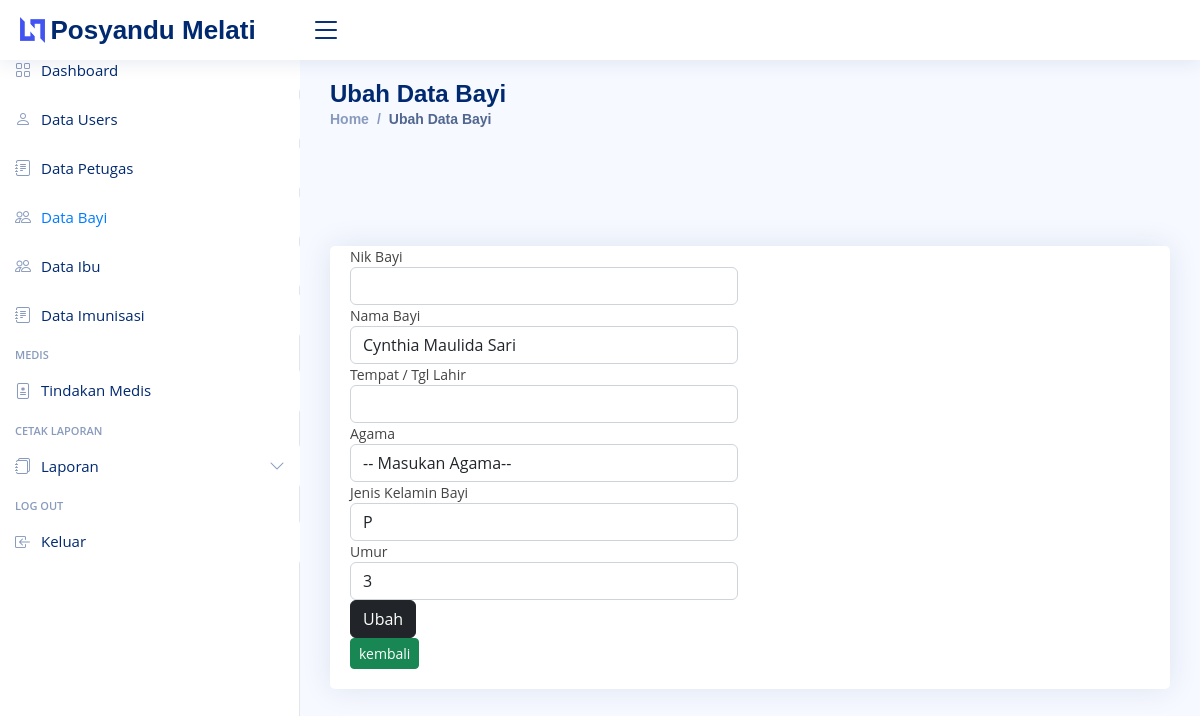
The page /admin/bayi/ubah/2 on the database its author committed.
### tables this page shows
CREATE TABLE `bayi` (
  `id_bayi` int(11) NOT NULL,
  `nama_bayi` varchar(50) NOT NULL,
  `jk_bayi` enum('L','P') NOT NULL,
  `umur_bayi` int(11) NOT NULL
);

### application/controllers/admin/bayi.php (called while the page is built, shortened)
<?php
class bayi extends CI_Controller {
	public function __construct()
	{
		$this->load->model('bayi_m');
		$this->load->library('form_validation');
	}
	public function ubah($id)
	{
		$data['title'] = 'Ubah Data Bayi';
		$where = ['id_bayi' => $id];
		$data['bayi'] = $this->bayi_m->get_where('bayi', $where)->row_array();
		$this->form_validation->set_rules('nik', 'Nik bayi', 'required|trim');
		$this->form_validation->set_rules('nama', 'Nama bayi', 'required|trim');
		$this->form_validation->set_rules('ttl', 'ttl', 'required|trim');
		$this->form_validation->set_rules('agama', 'agama', 'required|trim');
		$this->form_validation->set_rules('jk', 'Kelamin bayi', 'required|trim');
		$this->form_validation->set_rules('umur', 'Umur bayi', 'required|trim');
			if($this->form_validation->run() == FALSE) {
				$this->load->view('layout/header', $data);
				$this->load->view('layout/sidebar');
				$this->load->view('admin/bayi/ubah', $data);
				$this->load->view('layout/footer');
			}
	}
}

### index.php (called while the page is built, shortened)
<?php
require_once BASEPATH.'core/CodeIgniter.php';

### application/models/bayi_m.php (called while the page is built, shortened)
<?php
class bayi_m extends CI_Model {
	public function get_where($table, $where)
	{
		return $this->db->get_where($table, $where);
	}
}

### application/views/admin/bayi/ubah.php (the view, shortened to what this page needs)
<main id="main" class="main">
    <div class="card">
        <div class="card-body">
            <div class="row">
                <div class="col-md-6">
                    <?= form_open('admin/bayi/ubah/'. $bayi['id_bayi']); ?>
                    <div class="form-group">
                        <label for="nik">Nik Bayi</label>
                        <input type="text" name="nik" id="nik" class="form-control" value="<?= $bayi['nik_bayi']; ?>">
                    </div>
                    <div class="form-group">
                        <label for="nama">Nama Bayi</label>
                        <input type="text" name="nama" id="nama" class="form-control"
                            value="<?= $bayi['nama_bayi']; ?>">
                    </div>
                    <div class="form-group">
                        <label for="ttl">Tempat / Tgl Lahir</label>
                        <input type="text" name="ttl" id="ttl" class="form-control" value="<?= $bayi['ttl']; ?>">
                    </div>
                    <div class="form-group">
                        <label for="agama">Agama</label>
                        <select name="agama" id="agama" class="form-control">
                            <option value="">-- Masukan Agama--</option>
                        </select>
                    </div>
                    <div class="form-group">
                        <label for="jk">Jenis Kelamin Bayi</label>
                        <select name="jk" id="jk" class="form-control">
                            <option value="P" <?php if($bayi['jk_bayi'] == 'P'){echo "selected";} ?>>P</option>
                        </select>
                    </div>
                    <div class="form-group">
                        <label for="umur">Umur</label>
                        <input type="number" name="umur" id="umur" class="form-control"
                            value="<?= $bayi['umur_bayi']; ?>">
                    </div>
                    <div class="form-group">
                        <button type="submit" class="btn btn-dark">Ubah</button>
                    </div>
                    <div class="form-group">
                        <td>
                            <a href="<?= base_url('admin/bayi/index/'); ?>" class="btn btn-success btn-sm">kembali</a>
                        </td>
                    </div>
                    <?= form_close(); ?>
                </div>
            </div>
        </div>
    </div>
</main>

### assets/css/dashboard.css (style rules this page uses)
body { font-size: .875rem; }

### assets/nice/assets/css/style.css (style rules this page uses)
:root { scroll-behavior: smooth; }
body { font-family: "Open Sans", sans-serif; background: #f6f9ff; color: #444444; }
a { color: #4154f1; text-decoration: none; }
#main { margin-top: 60px; padding: 20px 30px; transition: all 0.3s; }
.card { margin-bottom: 30px; border: none; border-radius: 5px; box-shadow: 0px 0 30px rgba(1, 41, 112, 0.1); }
.card-body { padding: 0 20px 20px 20px; }
@media (min-width: 1200px) { #main, #footer { margin-left: 300px; } }

### rows shown on the page
bayi: nama "Cynthia Maulida Sari", jk "P", umur "3"

### other values the page prints
$title "Ubah Data Bayi"
